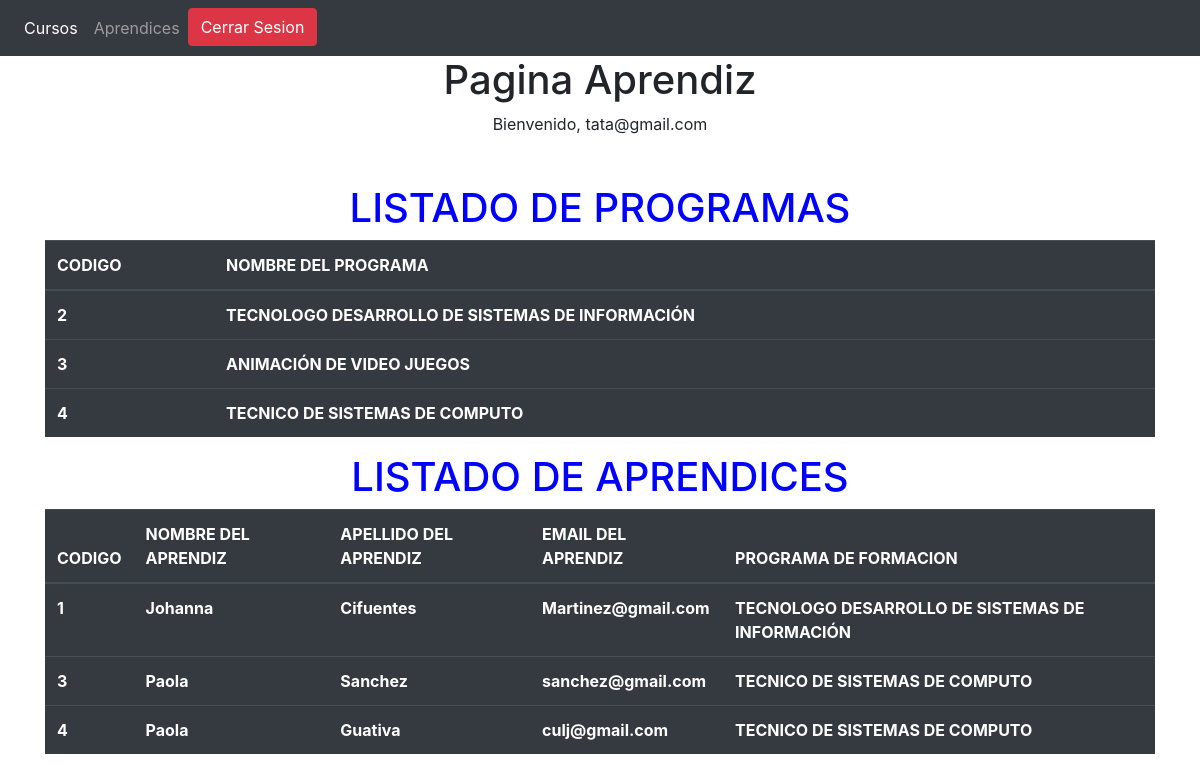
The page /PAprendiz.php (signed in) on the database its author committed.
### tables this page shows
CREATE TABLE `programa` (
  `Codigo` int(11) NOT NULL,
  `NombreP` varchar(50) DEFAULT NULL
);

CREATE TABLE `aprendices` (
  `CodigoA` int(11) NOT NULL,
  `NombreA` varchar(60) DEFAULT NULL,
  `ApellidoA` varchar(60) DEFAULT NULL,
  `EmailA` varchar(70) DEFAULT NULL,
  `CodigoProg` int(11) DEFAULT NULL
);

### PAprendiz.php (the view, shortened to what this page needs)
<!DOCTYPE html>
<html>
    <head>
  <link rel="stylesheet" href="https://cdn.jsdelivr.net/npm/bootstrap@4.6.1/dist/css/bootstrap.min.css">
    </head>
    <body>
<nav nav class="navbar navbar-expand-sm bg-dark navbar-dark"">
  <ul class="navbar-nav">
    <li class="nav-item active">
        <a class="nav-link" href="Fcurso.php">Cursos</a>
    </li>
    <li class="nav-item">
        <a class="nav-link" href="FAprendiz.php">Aprendices</a>
    </li>
   <li class="nav-item">
         <a href="cerrar_sesion.php"><button class="btn btn-danger text-left"><span class="glyphicon glyphicon-remove" aria-hidden="true"></span> Cerrar Sesion</button></a>
    </li>
     </ul>
</nav>
           <center>
                   <h1>Pagina Aprendiz</h1></center>
                                    <center>	Bienvenido,
				<?php
						echo $_SESSION['apren_login'];
				?>
                                    </center>
                                         <br>
        <br>
        <div class="container">
 <h1 style="color:blue;text-align:center;">LISTADO DE PROGRAMAS</h1>
  <table class="table table-dark">
    <thead>
      <tr>
        <th>CODIGO</th>
        <th>NOMBRE DEL PROGRAMA</th>
      </tr>
    </thead>
    <tbody>
      <?php
      $Conexion = mysqli_connect("localhost","root","","gestionsena2022") or
                  die("Problemas con la conexion");
      $Resultado = mysqli_query($Conexion,"SELECT * FROM programa")or die("Problemas al consultar la tabla".mysqli_error($Conexion));
          while($registro=mysqli_fetch_array($Resultado)){
      ?>
        <tr>
          <th><?php echo $registro['Codigo'];?></th>
          <th><?php echo $registro['NombreP'];?></th>
        </tr>
    <?php } ?>
    </tbody>
  </table>
</div>
        <div class="container">
 <h1 style="color:blue;text-align:center;">LISTADO DE APRENDICES</h1>
  <table class="table table-dark">
    <thead>
      <tr>
        <th>CODIGO</th>
        <th>NOMBRE DEL APRENDIZ</th>
           <th>APELLIDO DEL APRENDIZ</th>
              <th>EMAIL DEL APRENDIZ</th>
                 <th>PROGRAMA DE FORMACION</th>
      </tr>
    </thead>
    <tbody>
     <?php
      $Conexion = mysqli_connect("localhost","root","","gestionsena2022") or die("Problemas con la conexion");
      $consulta = mysqli_query($Conexion,"SELECT apre.CodigoA as Codigo,NombreA,ApellidoA,EmailA,CodigoProg,NombreP FROM aprendices as apre inner join programa as pro on pro.Codigo=apre.CodigoProg")or die("problemas al  consultar tabla".mysqli_error($Conexion));
      while($registro=mysqli_fetch_array($consulta)){
        ?>
        <tr>
          <th><?php echo $registro['Codigo'] ;?></th>
          <th><?php echo $registro['NombreA'];?></th>
          <th><?php echo $registro['ApellidoA'];?></th>
          <th><?php echo $registro['EmailA'];?></th>
          <th><?php echo $registro['NombreP'];?></th>
        </tr>
      <?php } ?>
    </tbody>
  </table>
</div>
    </body>
</html>

### rows shown on the page
programa: Codigo "2", NombreP "TECNOLOGO DESARROLLO DE SISTEMAS DE INFORMACIÓN"
programa: Codigo "3", NombreP "ANIMACIÓN DE VIDEO JUEGOS"
programa: Codigo "4", NombreP "TECNICO DE SISTEMAS DE COMPUTO"
aprendices: CodigoA "1", NombreA "Johanna", ApellidoA "Cifuentes", EmailA "Martinez@gmail.com", CodigoProg.NombreP "TECNOLOGO DESARROLLO DE SISTEMAS DE INFORMACIÓN"
aprendices: CodigoA "3", NombreA "Paola", ApellidoA "Sanchez", EmailA "sanchez@gmail.com", CodigoProg.NombreP "TECNICO DE SISTEMAS DE COMPUTO"
aprendices: CodigoA "4", NombreA "Paola", ApellidoA "Guativa", EmailA "culj@gmail.com", CodigoProg.NombreP "TECNICO DE SISTEMAS DE COMPUTO"

### other values the page prints
$_SESSION['apren_login'] "tata@gmail.com"
